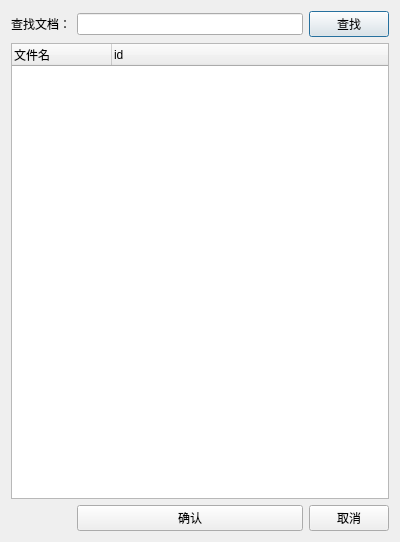
<?xml version="1.0" encoding="UTF-8"?>
<ui version="4.0">
 <class>Dialog</class>
 <widget class="QDialog" name="Dialog">
  <property name="geometry">
   <rect>
    <x>0</x>
    <y>0</y>
    <width>400</width>
    <height>542</height>
   </rect>
  </property>
  <property name="windowTitle">
   <string>新建设备一般记录</string>
  </property>
  <layout class="QGridLayout" name="gridLayout">
   <item row="0" column="2">
    <widget class="QPushButton" name="pushButton_search">
     <property name="text">
      <string>查找</string>
     </property>
    </widget>
   </item>
   <item row="0" column="0">
    <widget class="QLabel" name="label">
     <property name="text">
      <string>查找文档：</string>
     </property>
    </widget>
   </item>
   <item row="0" column="1">
    <widget class="QLineEdit" name="lineEdit_filename"/>
   </item>
   <item row="2" column="2">
    <widget class="QPushButton" name="pushButton_cancel">
     <property name="text">
      <string>取消</string>
     </property>
    </widget>
   </item>
   <item row="2" column="1">
    <widget class="QPushButton" name="pushButton_accept">
     <property name="text">
      <string>确认</string>
     </property>
    </widget>
   </item>
   <item row="1" column="0" colspan="3">
    <widget class="QTreeWidget" name="treeWidget_filelist">
     <property name="selectionMode">
      <enum>QAbstractItemView::ExtendedSelection</enum>
     </property>
     <column>
      <property name="text">
       <string>文件名</string>
      </property>
     </column>
     <column>
      <property name="text">
       <string>id</string>
      </property>
     </column>
    </widget>
   </item>
  </layout>
 </widget>
 <resources/>
 <connections/>
</ui>
